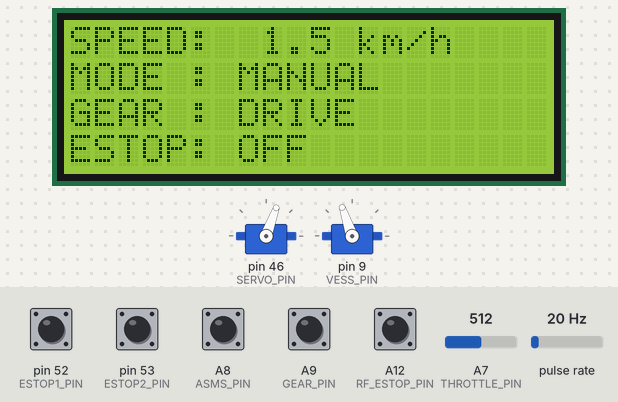
A sketch run on a simulated Arduino Mega 2560, built with avr-gcc and run on an emulated ATmega2560. Parts: 2 × servo, 20×4 character LCD. Wiring (inferred from the names in the program): pulse sensor: data pin 2. The test bench sets the inputs (shaded band); at power-on: A8 (ASMS_PIN), A9 (GEAR_PIN), A12 (RF_ESTOP_PIN), pin 52 (ESTOP1_PIN), pin 53 (ESTOP2_PIN) HIGH, pulse rate 20 Hz, A7 (THROTTLE_PIN) = 512. What the sketch prints to the serial monitor is not drawn.

Above: at 1.5 s.
1.6 s: pin 52 (ESTOP1_PIN) pulled LOW for 1 s
At 2.47 s:
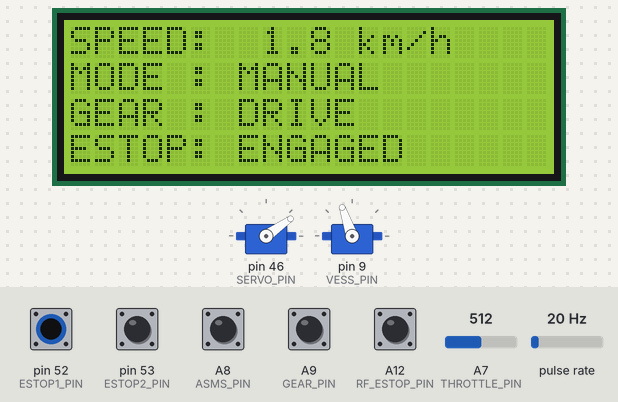
3.2 s: A8 (ASMS_PIN) pulled LOW for 0.15 s
4.8 s: A9 (GEAR_PIN) pulled LOW for 0.15 s
At 4.88 s:
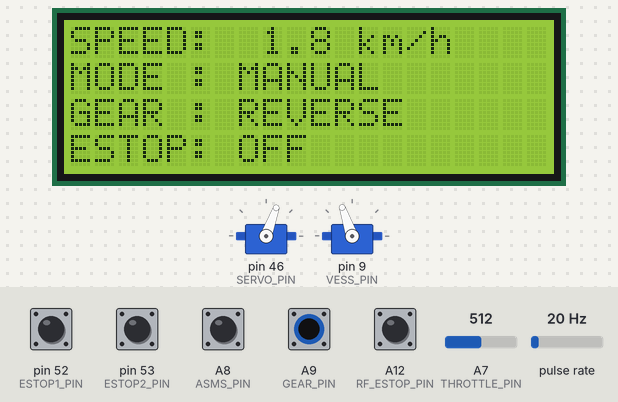
6.4 s: pulse rate (sensor on pin 2) set to 196 Hz
At 9.23 s:
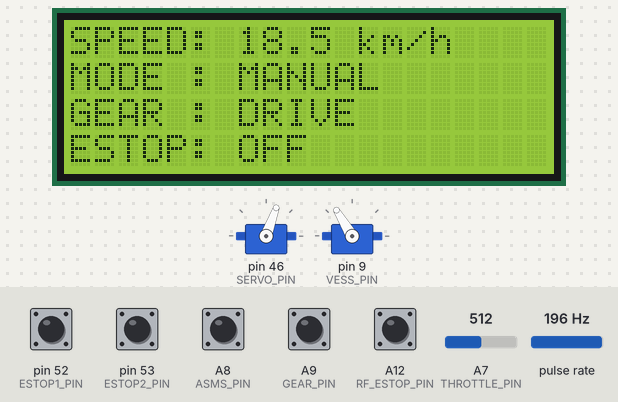
9.4 s: pin 53 (ESTOP2_PIN) pulled LOW for 1 s
At 10.42 s:
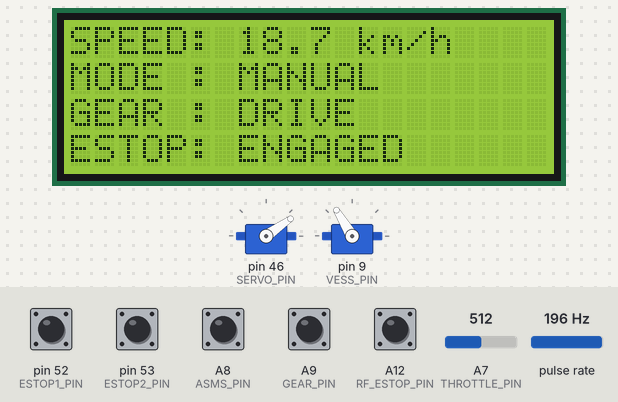
11.9 s: A8 (ASMS_PIN) pulled LOW for 1 s
At 12.6 s:
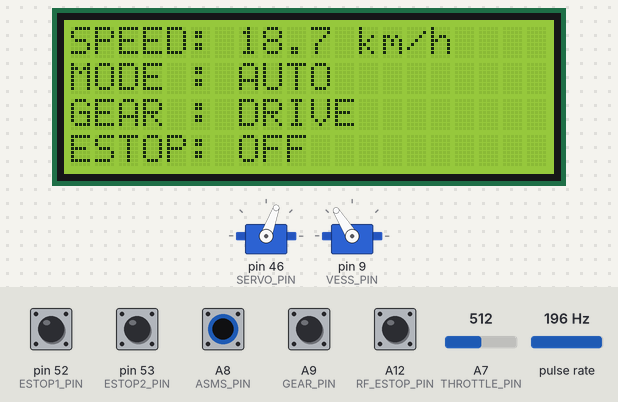
Timing chart, 0 to 14.9 s (numbered marks = the images above; inputs shaded):
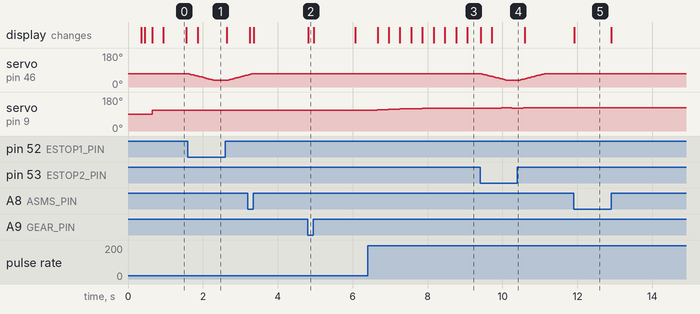

Measured:
- after the input at 1.6 s, the display: changes after 0.26 s (image 1)
- after the input at 4.8 s, the display: changes at once (image 2)
- after the input at 6.4 s, servo on pin 9 (VESS_PIN): moves from 109° to 121° over 1.5 s, starting after 0.25 s; the display: first changes after 0.26 s (image 3 shows a later state)
- after the input at 9.4 s, the display: first changes at once (image 4 shows a later state)
- after the input at 11.9 s, the display: changes at once (image 5)

The sketch:

ArduinoMEGA.ino
```cpp
/********************************************************************
 * Integrated VCU Throttle / Mode / Gear Sender + Speed Meter
 *  ─ for Arduino Mega 2560   (VESS 안정화 + 정지 감지 + 빠른 피드백)
 *  변경점:
 *   - Hall ISR 데글리치(MIN_PULSE_US)
 *   - 속도 지수이동평균(EMA) kmhFilt
 *   - LCD 10 Hz 갱신 + 임계 변경폭(LCD_THRESH)
 *   - I2C Wire.begin()/setClock 추가
 *   - ★ 정지 감지(STOP_US) 추가 → 무펄스 일정시간 지나면 kmhFilt=0
 *   - ★ 피드백 가속: SPD_INTERVAL=300ms, ALPHA=0.35
 *******************************************************************/
#include <Arduino.h>
#include <Servo.h>
#include <Wire.h>
#include <LiquidCrystal_I2C.h>
#include <avr/io.h>
#include <avr/interrupt.h>
#include <math.h>

/* ───────── I2C LCD ───────── */
#define LCD_ADDR 0x27 // 필요 시 0x3F or 0x27
LiquidCrystal_I2C lcd(LCD_ADDR, 20, 4);

/* ───────── PIN MAP ───────── */
#define THROTTLE_PIN A7 // 0–5 V
#define ESTOP1_PIN 52
#define ESTOP2_PIN 53
#define ASMS_PIN A8
#define GEAR_PIN A9
#define SERVO_PIN 46 // 브레이크 서보
#define VESS_PIN 9   // ESS-DUAL+ (가상 엔진음 PWM)
#define RF_ESTOP_PIN A12
#define HALL_PIN 2 // 외부 인터럽트0

const uint8_t HDR_OUT = 0xAA; // MCU -> PC (rpm16, flags)
const uint8_t HDR_IN = 0xAB;  // PC -> MCU (hi, lo, flags)
/* ── 스로틀 → RPM 스케일 ── */
const float V_MIN = 0.8, V_MAX = 4.0; // [V]
const float RPM_MIN = 0.0, RPM_MAX = 4000.0;

/* ── 주기 ── */
const uint32_t PERIOD_MS = 10;     // 100 Hz 시리얼 패킷
const uint32_t SPD_INTERVAL = 300; // ★ 0.3 s (기존 500ms → 더 빠른 응답)

/* ── 서보 각도 ── */
#define ANG_BRAKE 35 // 튜닝 필요
#define ANG_RELEASE 70

/* ── 속도 계산 ── */
const int PPR = 12;
const float TIRE_DIAM_CM = 47.0;
const float TRANS_RATIO = 4.60;

/* ── VESS 매핑 ── */
const int SERVO_IDLE_US = 1600; // 0 km/h → 시동음 최소화
const int SERVO_MAX_US = 2000;  // 최고속
const float KMH_MAX = 100.0;    // 이 이상은 MAX 고정

/* ── MODE enum ── */
enum Mode
{
  AS_AUTO,
  AS_MANUAL,
  AS_EMERGENCY
};
volatile Mode currentMode = AS_AUTO;

/* ── 플래그 ── */
volatile bool estopFlag = false;
volatile bool isManual = true;
volatile bool reverseFlag = false;

volatile bool estopGate = false;

/* ── 전역 ── */
Servo brakeServo;
Servo exhaust; // VESS 서보
int rawMin, rawMax;

/* 브레이크 서보 속도 제한(슬루 레이트) */
int brakeTarget = ANG_RELEASE;  // 목표 각도
int brakeCurrent = ANG_RELEASE; // 현재 명령 각도
unsigned long lastBrakeStepMs = 0;
const uint8_t BRAKE_STEP_DEG = 1;           // 스텝당 이동 각도(°)
const uint16_t BRAKE_STEP_INTERVAL_MS = 20; // 스텝 간격(ms) → 1°/20ms = 50°/s

/* Hall 펄스 카운터 + 데글리치 */
volatile unsigned long pulseCnt = 0;
volatile unsigned long lastEdgeUs = 0;
const unsigned long MIN_PULSE_US = 300; // 200~500 µs 사이에서 조정
unsigned long lastPulseCnt = 0;
unsigned long lastSpdCalc = 0;

/* 속도 필터(EMA) & LCD 갱신 제어 */
float kmhFilt = 0.0f;
const float ALPHA = 0.35f; // ★ 0.35로 상향(더 빠른 반응)
unsigned long lastLcdMs = 0;
float lastShown = -1.0f;       // 처음엔 무조건 갱신되도록
const float LCD_THRESH = 0.2f; // 0.2 km/h 이상 변화 시 표시

/* ── 정지 감지 파라미터 ── */
const unsigned long STOP_US = 800000UL; // ★ 0.8 s 무펄스면 정지로 판정

/* ───────── 인터럽트 ───────── */
void hallISR()
{
  unsigned long t = micros();
  if (t - lastEdgeUs >= MIN_PULSE_US)
  { // 노이즈성 짧은 에지 차단
    pulseCnt++;
    lastEdgeUs = t;
  }
}

void setupInterrupts()
{
  pinMode(ESTOP1_PIN, INPUT_PULLUP);
  pinMode(ESTOP2_PIN, INPUT_PULLUP);
  pinMode(ASMS_PIN, INPUT_PULLUP);
  pinMode(GEAR_PIN, INPUT_PULLUP);
  pinMode(RF_ESTOP_PIN, INPUT_PULLUP);

  /* --- PCINT 설정 --- */
  // PORTB (D52=PB1, D53=PB0)
  PCMSK0 |= (1 << PCINT0) | (1 << PCINT1);
  PCIFR |= (1 << PCIF0);
  PCICR |= (1 << PCIE0);

  // PORTK (A8=PK0, A9=PK1, A12=PK4)
  PCMSK2 |= (1 << PCINT16) | (1 << PCINT17) | (1 << PCINT20);
  PCIFR |= (1 << PCIF2);
  PCICR |= (1 << PCIE2);

  /* Hall 센서 인터럽트 */
  pinMode(HALL_PIN, INPUT_PULLUP);
  attachInterrupt(digitalPinToInterrupt(HALL_PIN), hallISR, RISING);
  sei();
}

/* --- PORTB 인터럽트 --- */
ISR(PCINT0_vect)
{
  bool e1 = (digitalRead(ESTOP1_PIN) == LOW);
  bool e2 = (digitalRead(ESTOP2_PIN) == LOW);
  bool rf = (digitalRead(RF_ESTOP_PIN) == LOW);
  estopFlag = (e1 || e2 || rf);
}

/* --- PORTK 인터럽트 --- */
ISR(PCINT2_vect)
{
  bool rf = (digitalRead(RF_ESTOP_PIN) == LOW);
  bool e1 = (digitalRead(ESTOP1_PIN) == LOW);
  bool e2 = (digitalRead(ESTOP2_PIN) == LOW);

  isManual = (digitalRead(ASMS_PIN) == HIGH);   // HIGH = MANUAL
  reverseFlag = (digitalRead(GEAR_PIN) == LOW); // LOW = REV

  estopFlag = (e1 || e2 || rf);
}

/* ── MODE 전환 ── */
void enterEmergency()
{
  if (currentMode != AS_EMERGENCY)
    Serial.println(F(">>> EMERGENCY <<<"));
  currentMode = AS_EMERGENCY;
  brakeTarget = ANG_BRAKE; // 즉시 쓰지 않고 슬루 레이트로 이동
}
void enterAutomatic()
{
  currentMode = AS_AUTO;
  brakeTarget = ANG_RELEASE;
}
void enterManual()
{
  currentMode = AS_MANUAL;
  brakeTarget = ANG_RELEASE;
}

/* ── 공용 ADC 읽기 ── */
int readThrottle(int n = 8)
{
  long sum = 0;
  for (int i = 0; i < n; ++i)
  {
    sum += analogRead(THROTTLE_PIN);
    delayMicroseconds(400);
  }
  return sum / n;
}

/* ───────── PC -> MCU 시리얼 수신(0xAB) ─────────
   프레임: 0xAB, HI, LO, FLAGS (4바이트)
   - 현재 FLAGS bit0: E-STOP 게이트(1=활성)
*/
void onRxFrame(uint8_t hi, uint8_t lo, uint8_t flags)
{
  bool gate = (flags & 0x01);
  estopGate = gate; // 외부 게이트 반영
  if (estopGate)
    enterEmergency(); // 안전을 위해 즉시 비상 모드 진입
  // hi/lo는 추후 필요 시 사용(예: 파라미터 전달)
}

// 논블로킹 상태기계로 0xAB 프레임 파싱
void pollSerialRx()
{
  static uint8_t state = 0; // 0:헤더, 1:HI, 2:LO, 3:FLAGS
  static uint8_t buf[3];
  static uint32_t lastByteMs = 0;
  const uint32_t RX_TIMEOUT_MS = 50; // 바이트 간 타임아웃 시 재동기

  while (Serial.available() > 0)
  {
    uint8_t b = (uint8_t)Serial.read();
    uint32_t now = millis();
    if (now - lastByteMs > RX_TIMEOUT_MS)
      state = 0; // 시간 벌어지면 리셋
    lastByteMs = now;

    switch (state)
    {
    case 0: // 헤더
      if (b == HDR_IN)
        state = 1;
      break;
    case 1: // HI
      buf[0] = b;
      state = 2;
      break;
    case 2: // LO
      buf[1] = b;
      state = 3;
      break;
    case 3: // FLAGS
      buf[2] = b;
      state = 0;
      onRxFrame(buf[0], buf[1], buf[2]);
      break;
    }
  }
}

/* ───────── SETUP ───────── */
void setup()
{
  Serial.begin(115200);
  setupInterrupts();

  brakeServo.attach(SERVO_PIN); // 브레이크
  brakeCurrent = ANG_RELEASE;
  brakeTarget = ANG_RELEASE;
  brakeServo.write(brakeCurrent);

  exhaust.attach(VESS_PIN, 1000, 2000); // VESS (pin 9)

  /* 스로틀 ADC 경계 */
  const float ADC_REF = 5.0;
  const int ADC_RES = 1023;
  rawMin = int((V_MIN / ADC_REF) * ADC_RES + 0.5);
  rawMax = int((V_MAX / ADC_REF) * ADC_RES + 0.5);

  /* LCD (init/backlight 방식) */
  delay(200); // 전원 안정화 권장
  Wire.begin();
  Wire.setClock(100000); // 필요시 50000으로 낮출 수 있음
  lcd.init();
  lcd.backlight();
  lcd.clear();
  lcd.setCursor(0, 0);
  lcd.print("SPEED: --.- km/h   ");
  lcd.setCursor(0, 1);
  lcd.print("MODE : MANUAL      ");
  lcd.setCursor(0, 2);
  lcd.print("GEAR : DRIVE       ");
  lcd.setCursor(0, 3);
  lcd.print("ESTOP: OFF         ");

  lastSpdCalc = millis();
  lastLcdMs = millis();

  Serial.println(F("Throttle sender + VESS ready"));
}

/* ───────── LOOP ───────── */
void loop()
{
  const unsigned long now = millis();

  pollSerialRx();

  /* 0) 브레이크 서보 슬루 레이트 적용 (논블로킹) */
  if (now - lastBrakeStepMs >= BRAKE_STEP_INTERVAL_MS)
  {
    lastBrakeStepMs = now;
    if (brakeCurrent != brakeTarget)
    {
      if (brakeCurrent < brakeTarget)
      {
        brakeCurrent = min(brakeCurrent + BRAKE_STEP_DEG, brakeTarget);
      }
      else
      {
        brakeCurrent = max(brakeCurrent - BRAKE_STEP_DEG, brakeTarget);
      }
      brakeServo.write(brakeCurrent);
    }
  }

  /* 1) 100 Hz 패킷 처리 (스로틀 → rpm16, 플래그) */
  static uint32_t tPkt = 0;
  if (now - tPkt >= PERIOD_MS)
  {
    tPkt = now;

    /* MODE 결정 */
    bool estopEffective = (estopFlag || estopGate);
    if (estopEffective)
      enterEmergency();
    else if (isManual)
      enterManual();
    else
      enterAutomatic();

    /* 스로틀 → rpm16 (0~2000) */
    int raw = readThrottle();
    int raw_hi = min(raw, rawMax);
    float voltage = raw_hi * (5.0f / 1023.0f);
    float rpm_f = (voltage - V_MIN) / (V_MAX - V_MIN) * (RPM_MAX - RPM_MIN) + RPM_MIN;
    if (rpm_f < 1.5f)
      rpm_f = 0.0f;
    rpm_f = constrain(rpm_f, RPM_MIN, RPM_MAX);
    uint16_t rpm16 = uint16_t(rpm_f + 1e-6f);

    uint8_t flags =
        (reverseFlag << 2) |
        ((estopFlag || estopGate ? 1 : 0) << 1) |
        (isManual << 0);

    Serial.write(HDR_OUT);
    Serial.write(uint8_t(rpm16 >> 8));
    Serial.write(uint8_t(rpm16 & 0xFF));
    Serial.write(flags);
  }

  /* 2) 속도 계산 & VESS PWM */
  if (now - lastSpdCalc >= SPD_INTERVAL)
  {
    noInterrupts();
    unsigned long delta = pulseCnt - lastPulseCnt;
    lastPulseCnt = pulseCnt;
    unsigned long lastEdgeCopy = lastEdgeUs; // ★ 원자적 읽기용 복사
    interrupts();

    float dt_ms = (now - lastSpdCalc);
    float motorRpm = (delta * 60.0f * 1000.0f) / (PPR * dt_ms);
    float wheelRpm = motorRpm / TRANS_RATIO;
    float kmh = (wheelRpm * 3.1416f * TIRE_DIAM_CM * 60.0f) / 100000.0f;

    // EMA 갱신(빠른 반응을 위해 ALPHA=0.35)
    kmhFilt += ALPHA * (kmh - kmhFilt);

    // ★ 정지 감지: 최근 Hall 에지가 STOP_US 동안 없으면 0으로 클램프
    if ((micros() - lastEdgeCopy) > STOP_US)
    {
      kmhFilt = 0.0f;
    }

    float kmhClamp = constrain(kmhFilt, 0.0f, KMH_MAX);
    int thUs = SERVO_IDLE_US +
               int(kmhClamp * (SERVO_MAX_US - SERVO_IDLE_US) / KMH_MAX);
    exhaust.writeMicroseconds(thUs);

    lastSpdCalc = now;
  }

  /* 3) LCD 속도 표시 */
  if (now - lastLcdMs >= 100)
  {
    lastLcdMs = now;
    if (lastShown < 0.0f || fabs(kmhFilt - lastShown) >= LCD_THRESH)
    {
      lcd.setCursor(7, 0);
      if (kmhFilt < 10.0f)
        lcd.print(' ');
      lcd.print(kmhFilt, 1);
      lcd.print(" km/h  ");
      lastShown = kmhFilt;
    }
  }

  /* 4) LCD 상태 업데이트 */
  static Mode lastDisplayMode = AS_AUTO;
  static bool lastGearRv = false;
  static bool lastEstop = false;

  // MODE 표시는 비상(Emergency) 여부와 무관하게 AUTO/MANUAL만 표시
  Mode displayMode = isManual ? AS_MANUAL : AS_AUTO;
  if (displayMode != lastDisplayMode)
  {
    lcd.setCursor(7, 1);
    lcd.print(displayMode == AS_MANUAL ? "MANUAL    " : "AUTO      ");
    lastDisplayMode = displayMode;
  }

  if (reverseFlag != lastGearRv)
  {
    lcd.setCursor(7, 2);
    lcd.print(reverseFlag ? "REVERSE " : "DRIVE   ");
    lcd.print("     ");
    lastGearRv = reverseFlag;
  }
  bool estopEffective = (estopFlag || estopGate);
  if (estopEffective != lastEstop)
  {
    lcd.setCursor(7, 3);
    lcd.print(estopEffective ? "ENGAGED " : "OFF     ");
    lcd.print("     ");
    lastEstop = estopEffective;
  }
}
```
